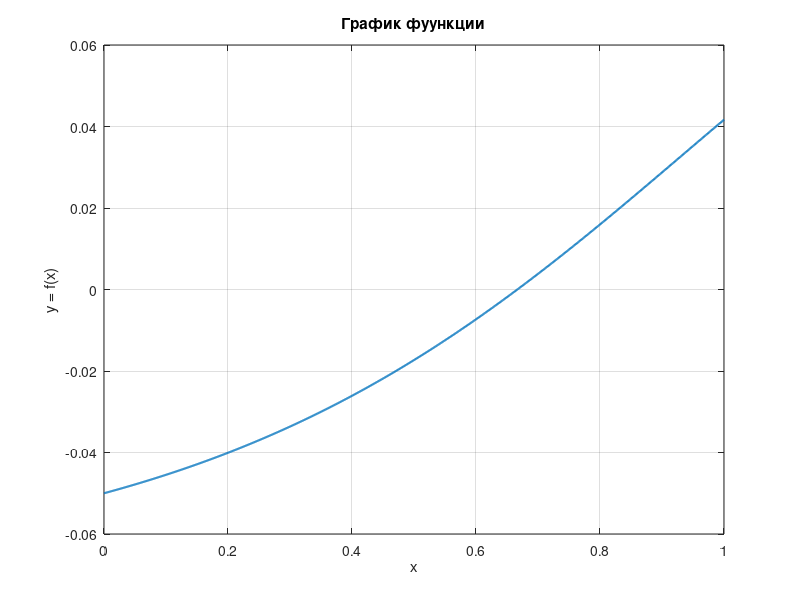

MATLAB code to generate this figure:
% Пределы интегрирования a,b
a = 0;
b = 1;
f = @(x) (3*x - 2)./((x + 5).*(3*x.^2 - 7*x + 8));

% Вычислим точный интеграл I_точное - это полученный результат
I_accuracy = - 17/118 * log(6/5) - 17/236 * log(2) + (79*sqrt(47)/5546)*(atan(7/sqrt(47)) - atan(1/sqrt(47))); 
fprintf("Точность: %.4f\n", I_accuracy);

I_accuracy1 = integral(f, a, b);
fprintf("Точность при помощи ф-ии integral: %.4f\n\n", I_accuracy1);

% График
x_plot = linspace(a, b, 1000);
figure;
plot(x_plot, f(x_plot), 'LineWidth', 1.5);
grid on;
title("График фуункции");
xlabel('x');
ylabel('y = f(x)');

%Задаем кол-во промежутков, шаг обучения и узлы разбиения 
n = 200;
h = (b - a) / n;
node = linspace(a, b, n+1);

% Квадратурные методы (формулы)
Left_rectangle = h*sum(f(node(1:end-1)));
fprintf("Левые прямоугольники: %.4f\n", Left_rectangle);
Right_rectangle = h*sum(f(node(2:end)));
fprintf("Правые треугольники %.4f\n", Right_rectangle);
Center_rectangle = h*sum(f((node(1:end-1) + node(2:end)) / 2));
fprintf("Центральные прямоугольники %.4f\n", Center_rectangle);
Trapezoid = (Left_rectangle + Right_rectangle) / 2;
fprintf("Метод трапеции: %.4f\n\n", Trapezoid);

%Оценка погрешностей и пересчитать для h/2, т.е. 2n = 2 * n
n2 = 2 * n;
h = (b - a) / n2;
node_2 = linspace(a, b, n2 + 1);

%Квадратурные методы в смысле 2n:
Left_rectangle_1 = h*sum(f(node_2(1:end-1)));
fprintf("Левые прямоугольники (в смысле 2n): %.4f\n", Left_rectangle_1);
Right_rectangle_1 = h*sum(f(node_2(2:end)));
fprintf("Правые треугольники (в смысле 2n): %.4f\n", Right_rectangle_1);
Center_rectangle_1 = h * sum( f( (node_2(1:end-1) + node_2(2:end)) / 2 ) );
fprintf("Центральные прямоугольники (в смысле 2n): %.4f\n", Center_rectangle_1);
Trapezoid_1 = (Left_rectangle_1 + Right_rectangle_1) / 2;
fprintf("Метод трапеции (в смысле 2n): %.4f\n\n", Trapezoid_1);

% Оценка погрешности:
R_Left_Rectangle = abs(Left_rectangle_1 - Left_rectangle);
fprintf("Погрешность Рунге левых прямоугольников: %.10f\n", R_Left_Rectangle);
R_Right_Rectangle = abs(Right_rectangle_1 - Right_rectangle);
fprintf("Погрешность Рунге правых прямоугольников: %.10f\n", R_Right_Rectangle);
R_Center_Rectangle = abs((Center_rectangle_1 - Center_rectangle)/3);
fprintf("Погрешность Рунге центральных прямоугольников: %.10f\n", R_Center_Rectangle);
R_Trapezoid = abs((Trapezoid_1 - Trapezoid)/3);
fprintf("Погрешность Рунге трапеций: %.10f\n\n", R_Trapezoid);

% Уточняющий интеграл: результат интеграла по методам + Рунге по всем метод
Clarify_L_rectangle = Left_rectangle_1 + R_Left_Rectangle;
fprintf("Уточняющий интеграл левых прямоугольников: %.10f\n", Clarify_L_rectangle);
Clarify_R_rectangle = Right_rectangle_1 + R_Right_Rectangle;
fprintf("Уточняющий интеграл правых прямоугольников: %.10f\n", Clarify_R_rectangle);
Clarify_Center_rectangle = Center_rectangle_1 + R_Center_Rectangle;
fprintf("Уточняющий интеграл центральных прямоугольников: %.10f\n", Clarify_Center_rectangle);
Clarify_Trapezoid = Trapezoid_1 + R_Trapezoid;
fprintf("Уточняющий интеграл трапеций: %.10f\n\n", Clarify_Trapezoid);

% Сравнение погрешностей: |фактическое (через integral) - I_уточняющее|
fin1 = abs(I_accuracy1 - Clarify_L_rectangle);
fprintf("Фактический итеграл для левых прямоугольников: %.10f\n", fin1);
fin2 = abs(I_accuracy1 - Clarify_R_rectangle);
fprintf("Фактический итеграл для правых прямоугольников: %.10f\n", fin2);
fin3 = abs(I_accuracy1 - Clarify_Center_rectangle);
fprintf("Фактический итеграл для центральных прямоугольников: %.20f\n", fin3);
fin4 = abs(I_accuracy1 - Clarify_Trapezoid);
fprintf("Фактический итеграл для трапеций: %.10f\n\n", fin4);
